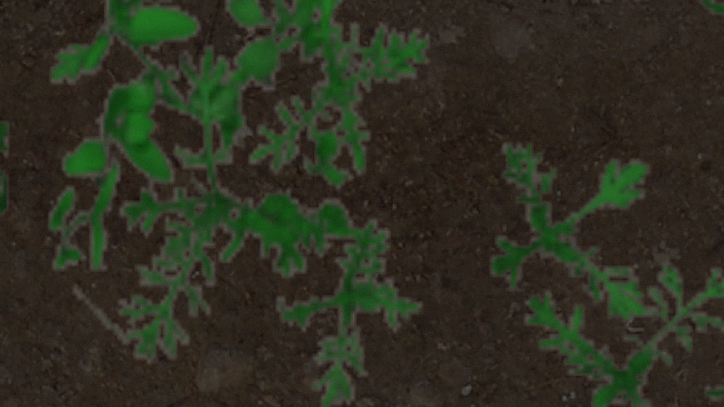
%> input picture TESTING/Image Processing/Set B/image_color_rect_screenshot_01.10.2019_d.png, 724 x 407 px; its folder holds 4 pictures in this run
$ octave Untitled9_Boundaries.m   (GNU Octave 9; MATLAB toolbox functions it lacks are replaced by stand-ins)
%> lines starting %> are read from the running program, lines starting %| are printed output that depends on the picture; in (x1, y1, x2, y2) boxes, pixels count from 0 and x2, y2 are one past the last pixel; in counts of white or black regions, pixels touching at a corner belong together; the program's own positions count from 1
clc
clear all
d = dir('*.png');
I=imread(d(4).name);
%> I is the input picture: size 407x724x3 uint8; mean R, G, B 46.3, 47.8, 33.5
hsv = rgb2hsv(I);
%> hsv: size 407x724x3 double; mean H, S, V 0.134, 0.371, 0.212
fil = hsv(:,:,1)>0.2;
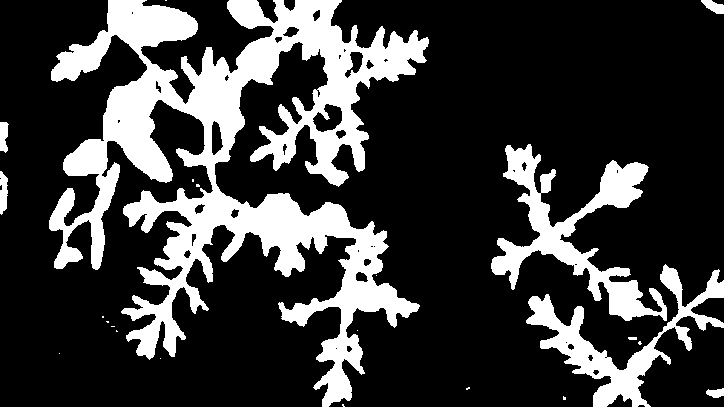
%> fil: size 407x724 logical; 23.3% white; 23 white regions (15 under 20 px), largest, box (x1, y1, x2, y2) and area: (49, 0, 429, 407) 52396, (491, 144, 667, 321) 8710, (526, 264, 724, 407) 6586
fil = imfill(fil, 'holes');
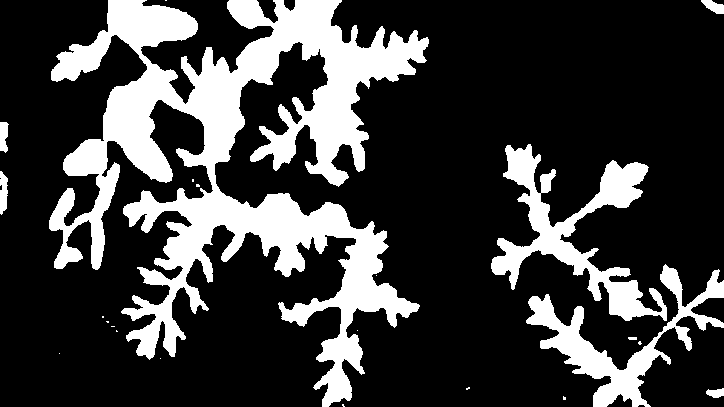
%> fil: size 407x724 logical; 23.9% white; 23 white regions (15 under 20 px), largest, box (x1, y1, x2, y2) and area: (49, 0, 429, 407) 54114, (491, 144, 667, 321) 8744, (526, 264, 724, 407) 6656
fil = imerode(fil, strel('disk',6));
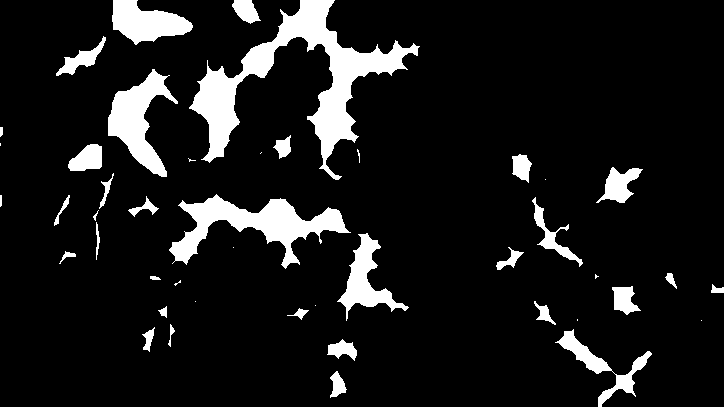
%> fil: size 407x724 logical; 10.3% white; 45 white regions (12 under 20 px), largest, box (x1, y1, x2, y2) and area: (189, 0, 420, 180) 9959, (169, 194, 351, 269) 4805, (108, 69, 178, 177) 3159
fil = bwmorph(fil, 'thin', 9);
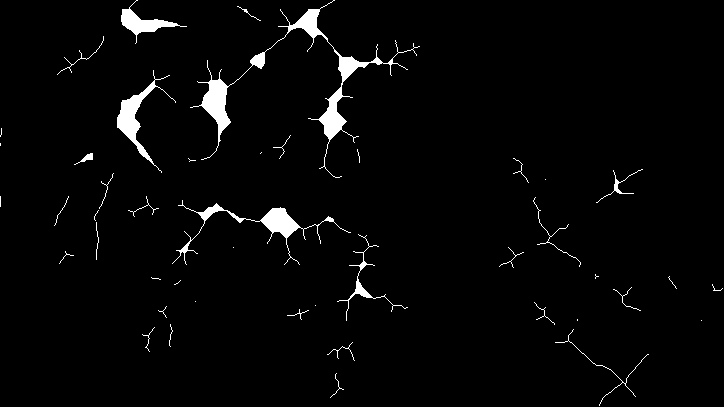
%> fil: size 407x724 logical; 2.6% white; 45 white regions (19 under 20 px), largest, box (x1, y1, x2, y2) and area: (190, 0, 420, 178) 3149, (172, 200, 351, 265) 1258, (117, 70, 176, 173) 1052

bwboundaries(fil);
%> (the run ends here)
